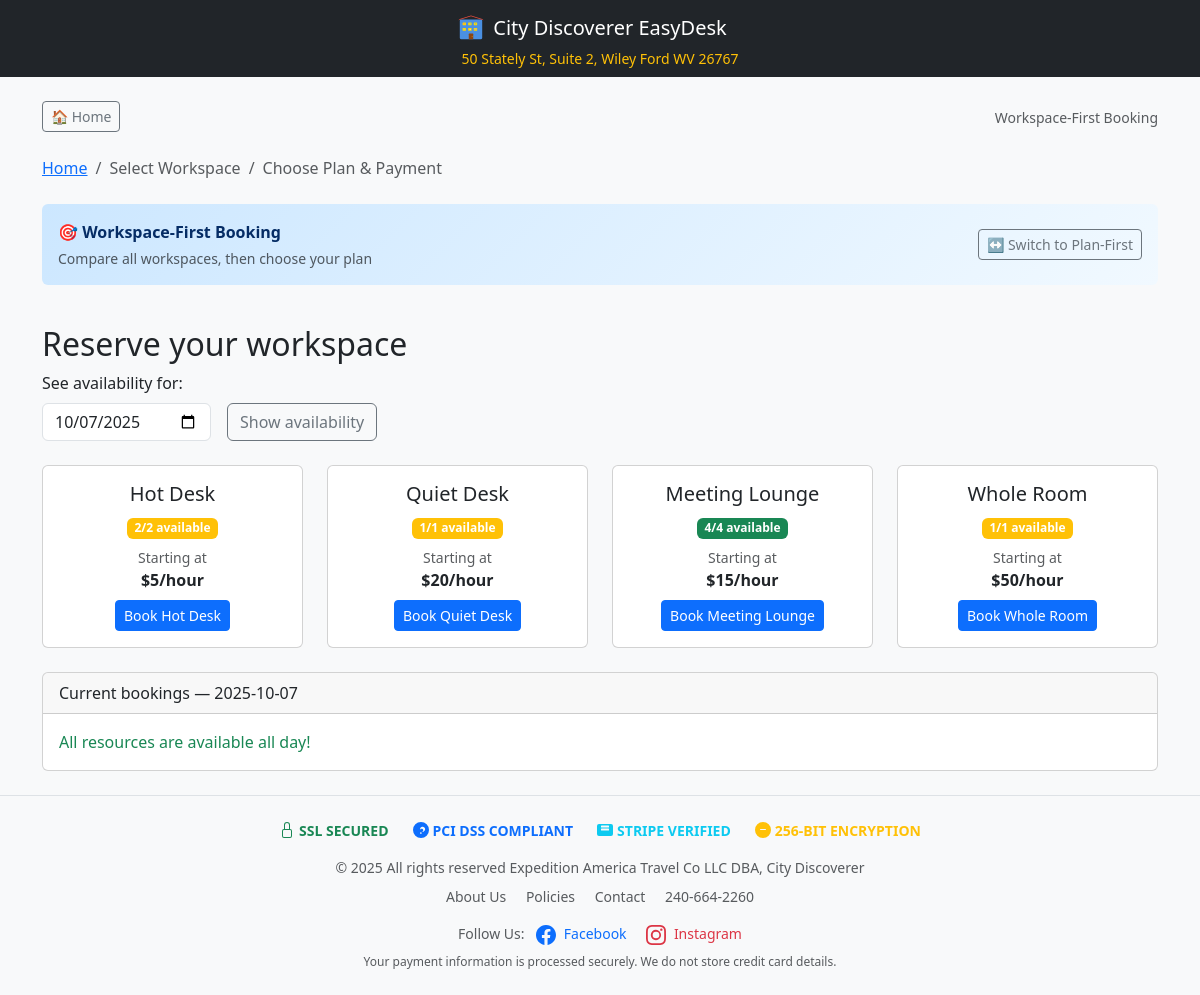
Screenshot of /book with the database file from the repository.
### main.py (models this page shows, shortened)
class Resource(db.Model):
    id = db.Column(db.Integer, primary_key=True)
    name = db.Column(db.String(120), nullable=False)
    hourly_rate_cents = db.Column(db.Integer, nullable=False)
    day_rate_cents = db.Column(db.Integer, nullable=False, default=0)
    week_rate_cents = db.Column(db.Integer, nullable=False, default=0)
    month_rate_cents = db.Column(db.Integer, nullable=False, default=0)
    capacity = db.Column(db.Integer, default=10)
    opening_hours = db.Column(db.Text)  # JSON string
    active = db.Column(db.Boolean, default=True)

### main.py (the view)
@app.get("/book")
def book_page():
    resources = Resource.query.filter_by(active=True).all()
    min_date = get_minimum_bookable_date()
    min_date_str = min_date.isoformat()
    requested_date = request.args.get("date")
    if requested_date:
        try:
            req_date_obj = dt.datetime.strptime(requested_date, "%Y-%m-%d").date()
            if req_date_obj < min_date:
                date = min_date_str
            else:
                date = requested_date
        except ValueError:
            date = min_date_str
    else:
        date = min_date_str
    pre_selected_plan = request.args.get("plan")  # Get pre-selected plan from URL
    flow_type = request.args.get("flow", "workspace-first")  # Default to workspace-first
    grouped = day_bookings(date)
    if pre_selected_plan and not request.args.get("flow"):
        flow_type = "plan-first"
    capacity_info = {}
    for r in resources:
        start_dt = parse_dt(date, "09:00")
        end_dt = parse_dt(date, "17:00")
        available = seats_left(r.id, start_dt, end_dt)
        capacity_info[r.id] = {"available": available, "total": r.capacity}
    plan_display_names = {
        "hour": "Hourly",
        "day": "Day Pass",
        "week": "Week Pass",
        "month": "Month Pass"
    }
    return render_template("book.html",
                         resources=resources,
                         promo=ACTIVE_PROMO_CODE,
                         date=date,
                         min_date=min_date_str,
                         grouped=grouped,
                         capacity_info=capacity_info,
                         as_money=as_money,
                         use_mercury=USE_MERCURY,
                         allow_pos=ALLOW_POS_CHECKOUT,
                         pre_selected_plan=pre_selected_plan,
                         flow_type=flow_type,
                         plan_display_names=plan_display_names,
                         stripe_public_key=STRIPE_PUBLIC_KEY)

### main.py (called while the page is built)
def parse_dt(date_str, time_str):
    y, m, d = map(int, date_str.split("-"))
    hh, mm = map(int, time_str.split(":"))
    return dt.datetime(y, m, d, hh, mm)

def get_minimum_bookable_date():
    import pytz
    est = pytz.timezone('US/Eastern')
    now_est = dt.datetime.now(est)
    cutoff_hour = 17  # 5pm
    if now_est.hour >= cutoff_hour:
        min_date = now_est.date() + dt.timedelta(days=2)
    else:
        min_date = now_est.date() + dt.timedelta(days=1)
    return min_date

def seats_left(resource_id, start_dt, end_dt):
    resource = Resource.query.get(resource_id)
    if not resource:
        return 0
    used_seats = db.session.query(db.func.coalesce(db.func.sum(Booking.seats), 0)).filter(
        Booking.resource_id == resource_id,
        Booking.status.in_(["reserved", "paid", "checked_in", "free"]),
        Booking.start_dt < end_dt,
        Booking.end_dt > start_dt
    ).scalar() or 0
    return max(0, resource.capacity - used_seats)

def day_bookings(date_str):
    y, m, d = map(int, date_str.split("-"))
    start = dt.datetime(y, m, d, 0, 0)
    end = start + dt.timedelta(days=1)
    bookings = Booking.query.filter(
        Booking.start_dt < end,
        Booking.end_dt > start,
        Booking.status.in_(["reserved", "paid", "checked_in", "free"])
    ).order_by(Booking.resource_id, Booking.start_dt).all()
    grouped = {}
    for b in bookings:
        grouped.setdefault(b.resource_id, []).append(b)
    return grouped

### templates/book.html (shortened to what this page needs)
{% extends "base.html" %}
{% block content %}
<div class="d-flex justify-content-between align-items-center mb-4">
  <div>
    <a href="/" class="btn btn-outline-secondary btn-sm">
      🏠 Home
    </a>
  </div>
  <div class="text-end">
    {% if flow_type == 'plan-first' %}
      <small class="text-muted">Plan-First Booking</small>
    {% else %}
      <small class="text-muted">Workspace-First Booking</small>
    {% endif %}
  </div>
</div>
<nav aria-label="Booking flow breadcrumb">
  <ol class="breadcrumb mb-4">
    <li class="breadcrumb-item"><a href="/">Home</a></li>
    {% if flow_type == 'plan-first' %}
      <li class="breadcrumb-item">
        <a href="/" data-bs-toggle="modal" data-bs-target="#planSelectionModal">Choose Plan</a>
      </li>
      <li class="breadcrumb-item active">
        Select Workspace ({{ plan_display_names.get(pre_selected_plan, pre_selected_plan) }})
      </li>
      <li class="breadcrumb-item text-muted">Payment</li>
    {% else %}
      <li class="breadcrumb-item active">Select Workspace</li>
      <li class="breadcrumb-item text-muted">Choose Plan & Payment</li>
    {% endif %}
  </ol>
</nav>
{% if flow_type == 'plan-first' and pre_selected_plan %}
<div class="row mb-4">
  <div class="col-12">
    <div class="alert alert-success border-0" style="background: linear-gradient(135deg, #d4edda 0%, #f1fdf4 100%);">
      <div class="d-flex justify-content-between align-items-center">
        <div>
          <strong>✅ {{ plan_display_names.get(pre_selected_plan, pre_selected_plan) }} booking selected</strong>
          <div class="small text-muted mt-1">Choose your workspace below</div>
        </div>
        <div>
          <button class="btn btn-outline-secondary btn-sm" onclick="switchToWorkspaceFirst()">
            ↔️ Switch to Workspace-First
          </button>
          <button class="btn btn-outline-primary btn-sm ms-2" data-bs-toggle="modal" data-bs-target="#changePlanModal">
            ← Change Plan
          </button>
        </div>
      </div>
    </div>
  </div>
</div>
<h2>Choose your workspace</h2>
<p class="text-muted mb-4">
  {% if pre_selected_plan == 'hour' %}Book specific time slots with flexible scheduling{% endif %}
  {% if pre_selected_plan == 'day' %}Full day access within business hours{% endif %}
  {% if pre_selected_plan == 'week' %}7 consecutive days of unlimited access{% endif %}
  {% if pre_selected_plan == 'month' %}30 consecutive days of unlimited access{% endif %}
</p>
<div class="row g-3 mb-4">
  <div class="col-auto">
    <label class="form-label">See availability for:</label>
    <input type="date" id="selected-date" value="{{ date }}" min="{{ min_date }}" class="form-control">
  </div>
  <div class="col-auto align-self-end">
    <button class="btn btn-outline-secondary" onclick="showAvailabilityCalendar()">Show availability</button>
  </div>
</div>
<div class="row g-4 mb-4">
  {% for r in resources %}
  <div class="col-md-6">
    <div class="card h-100 resource-card" onclick="selectResourceForPlan({{ r.id }}, '{{ r.name }}', '{{ pre_selected_plan }}')">
      <div class="card-body">
        <h5 class="card-title">{{ r.name }}</h5>
        <p class="text-muted">Capacity: {{ r.capacity }} seats</p>
        {% set info = capacity_info.get(r.id, {'available': r.capacity, 'total': r.capacity}) %}
        <span class="badge mb-3 {{ 'bg-success' if info.available > 2 else 'bg-warning' if info.available > 0 else 'bg-danger' }}">
          {{ info.available }}/{{ info.total }} available
        </span>
        <div class="pricing-display">
          {% if pre_selected_plan == 'hour' %}
            <h4 class="text-primary">${{ "%.0f"|format(r.hourly_rate_cents/100) }}<small>/hour</small></h4>
          {% elif pre_selected_plan == 'day' %}
            <h4 class="text-primary">${{ "%.0f"|format(r.day_rate_cents/100) }}<small>/day</small></h4>
          {% elif pre_selected_plan == 'week' %}
            <h4 class="text-primary">${{ "%.0f"|format(r.week_rate_cents/100) }}<small>/week</small></h4>
          {% elif pre_selected_plan == 'month' %}
            <h4 class="text-primary">${{ "%.0f"|format(r.month_rate_cents/100) }}<small>/month</small></h4>
          {% endif %}
        </div>
        <button class="btn btn-primary w-100 mt-3">
          Book {{ r.name }}
        </button>
      </div>
    </div>
  </div>
  {% endfor %}
</div>
{% else %}
<div class="row mb-4">
  <div class="col-12">
    <div class="alert alert-primary border-0" style="background: linear-gradient(135deg, #cce7ff 0%, #f1f9ff 100%);">
      <div class="d-flex justify-content-between align-items-center">
        <div>
          <strong>🎯 Workspace-First Booking</strong>
          <div class="small text-muted mt-1">Compare all workspaces, then choose your plan</div>
        </div>
        <div>
          <button class="btn btn-outline-secondary btn-sm" onclick="switchToPlanFirst()">
            ↔️ Switch to Plan-First
          </button>
        </div>
      </div>
    </div>
  </div>
</div>
<h2>Reserve your workspace</h2>
<form method="get" action="/book" class="row g-3 mb-4">
  <div class="col-auto">
    <label class="form-label">See availability for:</label>
    <input type="date" name="date" value="{{ date }}" min="{{ min_date }}" class="form-control">
  </div>
  <div class="col-auto align-self-end">
    <button class="btn btn-outline-secondary">Show availability</button>
  </div>
</form>
<div class="row g-4 mb-4">
  {% for r in resources %}
  <div class="col-md-6 col-lg-3">
    <div class="card h-100 resource-card" data-resource-id="{{ r.id }}" onclick="selectResource({{ r.id }}, '{{ r.name }}')">
      <div class="card-body text-center">
        <h5 class="card-title">{{ r.name }}</h5>
        {% set info = capacity_info.get(r.id, {'available': r.capacity, 'total': r.capacity}) %}
        <span class="badge mb-2 {{ 'bg-success' if info.available > 2 else 'bg-warning' if info.available > 0 else 'bg-danger' }}">
          {{ info.available }}/{{ info.total }} available
        </span>
        <div class="pricing-preview">
          <small class="text-muted d-block">Starting at</small>
          <strong>${{ "%.0f"|format(r.hourly_rate_cents/100) }}/hour</strong>
        </div>
        <button class="btn btn-primary btn-sm mt-2">
          Book {{ r.name }}
        </button>
      </div>
    </div>
  </div>
  {% endfor %}
</div>
{% endif %}
<div class="card">
  <div class="card-header">Current bookings — {{ date }}</div>
  <div class="card-body">
    {% if grouped %}
      <div class="row">
        {% for resource_id, bookings in grouped.items() %}
          {% set resource = resources|selectattr("id", "equalto", resource_id)|first %}
          <div class="col-md-6 mb-3">
            <h6>{{ resource.name if resource else 'Resource ' + resource_id|string }}</h6>
            {% for b in bookings %}
              <span class="badge text-bg-secondary me-1 mb-1">
                {{ b.start_dt.strftime("%I:%M %p") }}–{{ b.end_dt.strftime("%I:%M %p") }}
                {% if b.plan_type != 'hour' %}({{ b.plan_type }} pass){% endif %}
              </span>
            {% endfor %}
          </div>
        {% endfor %}
      </div>
    {% else %}
      <p class="text-success mb-0">All resources are available all day!</p>
    {% endif %}
  </div>
</div>
{% endblock %}

### templates/base.html (shortened to what this page needs)
<!doctype html>
<html>
<head>
  <link href="https://cdn.jsdelivr.net/npm/bootstrap@5.3.3/dist/css/bootstrap.min.css" rel="stylesheet">
</head>
<body class="bg-light">
<nav class="navbar navbar-expand-lg navbar-dark bg-dark">
  <div class="container">
    <div class="mx-auto text-center">
      <a class="navbar-brand d-flex align-items-center justify-content-center" href="/">
        City Discoverer EasyDesk
      </a>
      <div class="text-warning small">50 Stately St, Suite 2, Wiley Ford WV 26767</div>
    </div>
  </div>
</nav>
<main class="container py-4">
  {% block content %}{% endblock %}
</main>
<footer class="border-top py-4 text-center small text-muted">
  <div class="container">
    <div class="d-flex justify-content-center align-items-center flex-wrap mb-3 gap-4">
      <div class="d-flex align-items-center text-success">
        <svg width="16" height="16" fill="currentColor" class="me-1" viewBox="0 0 16 16">
          <path d="M8 1a2 2 0 0 1 2 2v4H6V3a2 2 0 0 1 2-2zm3 6V3a3 3 0 0 0-6 0v4a2 2 0 0 0-2 2v5a2 2 0 0 0 2 2h6a2 2 0 0 0 2-2V9a2 2 0 0 0-2-2zM5 8h6a1 1 0 0 1 1 1v5a1 1 0 0 1-1 1H5a1 1 0 0 1-1-1V9a1 1 0 0 1 1-1z"/>
        </svg>
        <span class="fw-bold">SSL SECURED</span>
      </div>
      <div class="d-flex align-items-center text-primary">
        <svg width="16" height="16" fill="currentColor" class="me-1" viewBox="0 0 16 16">
          <path d="M8 0a8 8 0 1 0 0 16A8 8 0 0 0 8 0zM7.002 11.002a.868.868 0 1 1 1.736 0 .868.868 0 0 1-1.736 0zm.282-3.999a.5.5 0 0 1-.004-.693A2.5 2.5 0 1 1 10.5 9.5a.5.5 0 0 1-1 0 1.5 1.5 0 1 0-2.216-1.192z"/>
        </svg>
        <span class="fw-bold">PCI DSS COMPLIANT</span>
      </div>
      <div class="d-flex align-items-center text-info">
        <span class="fw-bold">STRIPE VERIFIED</span>
      </div>
      <div class="d-flex align-items-center text-warning">
        <svg width="16" height="16" fill="currentColor" class="me-1" viewBox="0 0 16 16">
          <path d="M5.5 7a.5.5 0 0 0 0 1h5a.5.5 0 0 0 0-1h-5zM8 0a8 8 0 1 1 0 16A8 8 0 0 1 8 0zM7 2.5A1.5 1.5 0 0 1 8.5 1h.5a.5.5 0 0 1 0 1h-.5a.5.5 0 0 0-.5.5v1h1a.5.5 0 0 1 0 1H7a.5.5 0 0 1-.5-.5v-1A1.5 1.5 0 0 1 7 2.5z"/>
        </svg>
        <span class="fw-bold">256-BIT ENCRYPTION</span>
      </div>
    </div>
    <div class="text-muted">
      © 2025 All rights reserved Expedition America Travel Co LLC DBA, City Discoverer
    </div>
    <div class="mt-2">
      <a href="/about" class="text-decoration-none text-muted me-3">About Us</a>
      <a href="/policies" class="text-decoration-none text-muted me-3">Policies</a>
      <a href="mailto:hello@citydiscoverer.ai" class="text-decoration-none text-muted me-3">Contact</a>
      <a href="tel:240-664-2260" class="text-decoration-none text-muted">240-664-2260</a>
    </div>
    <div class="mt-3 mb-2">
      <span class="text-muted me-2">Follow Us:</span>
      <a href="https://www.facebook.com/share/177GYyzjJr/?mibextid=wwXIfr" target="_blank" class="text-decoration-none text-primary me-3" aria-label="Facebook">
        Facebook
      </a>
      <a href="https://www.instagram.com/cdeasydesk?igsh=bTMyZWxid2F1Nmtq&utm_source=qr" target="_blank" class="text-decoration-none text-danger" aria-label="Instagram">
        Instagram
      </a>
    </div>
    <div class="text-muted mt-2" style="font-size: 0.75rem;">
      Your payment information is processed securely. We do not store credit card details.
    </div>
  </div>
</footer>
</body>
</html>

### rows the page displays
Resource: name "Hot Desk", available "2", total "2", r.hourly_rate_cents/100 "5"
Resource: name "Quiet Desk", available "1", total "1", r.hourly_rate_cents/100 "20"
Resource: name "Meeting Lounge", available "4", total "4", r.hourly_rate_cents/100 "15"
Resource: name "Whole Room", available "1", total "1", r.hourly_rate_cents/100 "50"

### other values shown
{{ date }} "2025-10-07"
